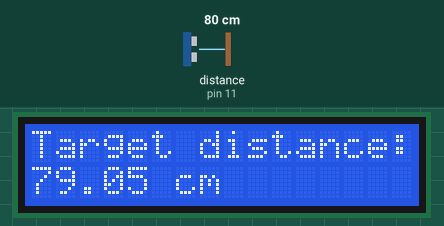
Bench run of a sketch on a simulated Arduino Uno, built with avr-gcc and run on an emulated ATmega328P. On the bench: 16×2 character LCD. Wiring (inferred from the names in the program): ultrasonic range finder: trigger pin 13; echo pin 11. The test bench sets the inputs (shaded band); at power-on: distance to the obstacle (sensor on pin 11) 80 cm. The echo pulse lasts 58.3 µs per cm; what the sketch prints to the serial monitor is not drawn.

Above: at 1.2 s.
1.3 s: distance to the obstacle (sensor on pin 11) set to 120 cm
At 2.5 s:
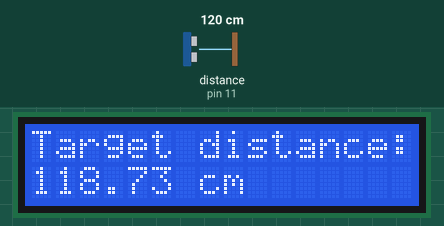
2.8 s: distance to the obstacle (sensor on pin 11) set to 9 cm
At 4.0 s:
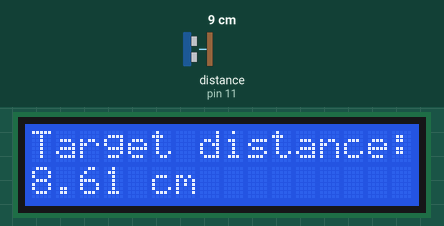
4.7 s: distance to the obstacle (sensor on pin 11) set to 2 cm
At 5.7 s:
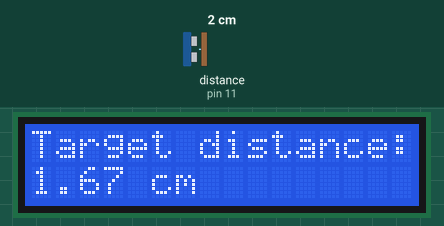
6.2 s: distance to the obstacle (sensor on pin 11) set to 60 cm
At 7.3 s:
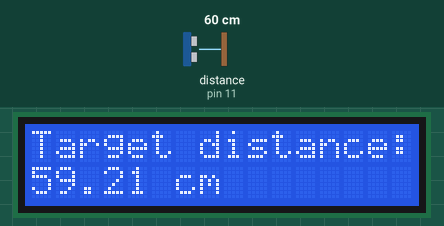
Timing chart, 0 to 8.8 s (numbered marks = the images above; inputs shaded):
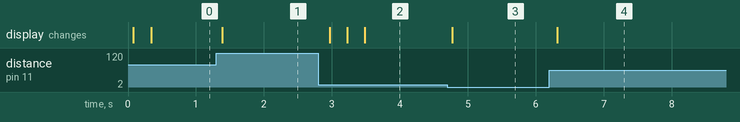

Measured:
- after the input at 1.3 s, the display: changes after 0.09 s (image 1)
- after the input at 2.8 s, the display: changes after 0.17 s (image 2)
- after the input at 4.7 s, the display: changes after 0.07 s (image 3)
- after the input at 6.2 s, the display: changes after 0.12 s (image 4)

The sketch:

LCD_ultrasound.ino
```cpp
//Set up liquid crystal
#include <LiquidCrystal.h> //Load LCD library
LiquidCrystal LCD(10,9,5,4,3,2); //LCD objet

//Set up ultrasound sensor
int trigPin = 13; //Sensor for trigger pin
int echoPin = 11; //Sensor for echo pin
float pingTime; //Tine for pin to hit the target and return
float speedOfSound = 340.3; //Speed of sound in m/s
float targetDistance; //Variable to show the distance

void setup() {
  // start ultrasonic measurement
  Serial.begin(9600); //Turn on serial port
  pinMode(trigPin,OUTPUT); //Set trig Pin as output
  pinMode(echoPin, INPUT); //Set echo Pin as input
  //start LCD display
  LCD.begin(16,2); //size of the object -first column and then rows-
  LCD.setCursor(0,0); //set the cursor at upper left display
  LCD.print("Target distance: "); //print of the first line
}

void loop() {
  //Measure distance with the ultrasound sensor
  digitalWrite(trigPin,LOW);
  delayMicroseconds(2000); //delay
  digitalWrite(trigPin,HIGH); //set pin high
  delayMicroseconds(15);  //delay sending the wave
  digitalWrite(trigPin,LOW);

  pingTime = pulseIn(echoPin, HIGH); //measure ping time in echo
  pingTime = pingTime/1000000; //change to seconds
  targetDistance = speedOfSound*pingTime; //Calculate the distance using the speed of time
  targetDistance = targetDistance*50; //only one trip and change meters to cm

  //Display results on the serial, useful for debugging
  Serial.print("pingtime: ");
  Serial.println(pingTime); //Display the pingTime
  Serial.print("targetDistance: ");
  Serial.println(targetDistance); //Display the distance

  //display results on the LCD
  LCD.setCursor(0,1); //set cursor on the second row
  LCD.print("               "); //print blanks
  LCD.setCursor(0,1); //Put cursor back to firs place on second row
  LCD.print(targetDistance); //print distance
  LCD.print(" cm");
  delay(250); //delay between measurements
}
```
